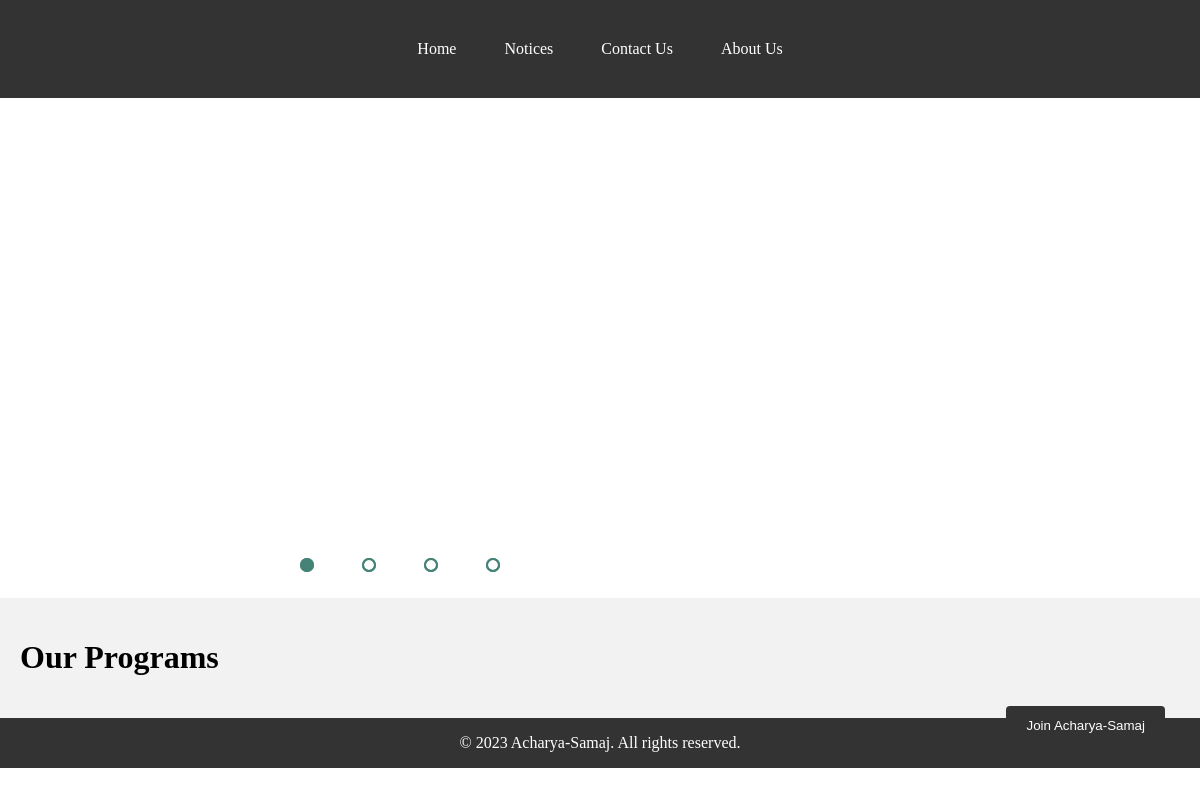
Before: /homepage/ with the older database file.
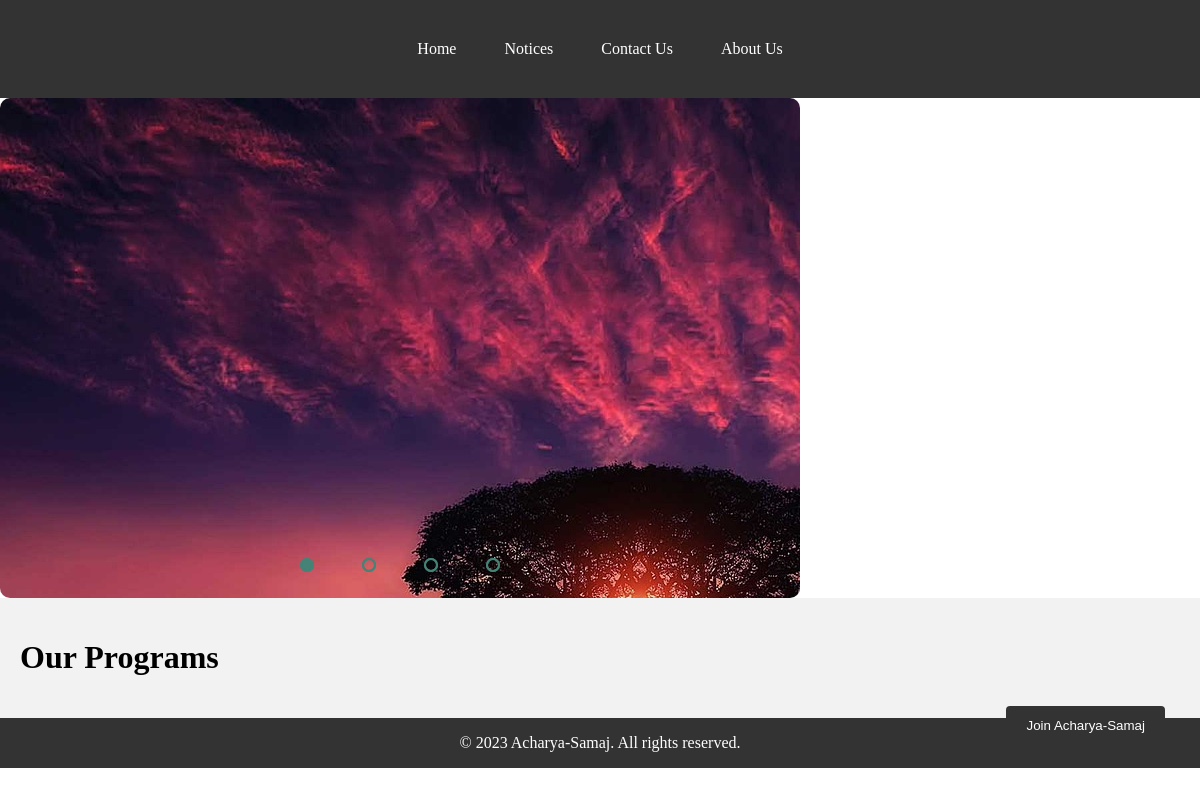
After: the same page with the newer database file.
### homepage/models.py (models this page shows, shortened)
class Slider(models.Model):
    title= models.CharField(max_length=200, blank=True)
    description= tinymce_model.HTMLField(blank=True)
    images= models.ImageField(upload_to='slider/images/%d', blank=False)

### homepage/views.py (the view)
# urls.py: path('', views.index, name="index"),
def index(request):
    return render(request, 'homepage/home.html',{
        "slides": Slider.objects.all(),
        "notices": Notice.objects.all(),
        "programs": Program.objects.all()
    })

### homepage/templates/homepage/home.html (shortened to what this page needs)
{% load i18n %}
<!DOCTYPE html>
<html>
<head>
</head>
<body>
    <nav>
        <a href="{% url 'index' %}">{% trans 'Home' %}</a>
        <a href="{% url 'notice' %}">{% trans 'Notices' %}</a>
        <a href="{% url 'contact' %}">{% trans 'Contact Us' %}</a>
        <a href="{% url 'about' %}">{% trans 'About Us' %}</a>
    </nav>
    <div class="slider">
        <div class="slides">
            {% for slide in slides %}
            <div class="slide first">
                <img src="{{ slide.images.url }}" alt="image">
            </div>
            {% endfor %}
            <div class="navigation-auto">
                <div class="auto-btn1"></div>
                <div class="auto-btn2"></div>
                <div class="auto-btn3"></div>
                <div class="auto-btn4"></div>
            </div>
        </div>
        <div class="navigation-manual">
            <label for="radio1" class="manual-btn"></label>
            <label for="radio2" class="manual-btn"></label>
            <label for="radio3" class="manual-btn"></label>
            <label for="radio4" class="manual-btn"></label>
        </div>
    </div>
    <div class="programs">
        <h1>Our Programs</h1>
    </div>
    <button class="join-button" onclick="document.getElementById('membership-form').style.display='block'">
        Join Acharya-Samaj
    </button>
    <footer>
        &copy; 2023 Acharya-Samaj. All rights reserved.
    </footer>
</body>
</html>

### homepage/templates/homepage/home.html (style rules this page uses)
body { margin: 0; padding: 0; }
nav { background-color: #333; overflow: hidden; justify-content: center; display: flex; padding: 20px; top: 0; position: sticky; z-index: 100; }
nav a { float: left; color: white; text-align: center; padding: 20px 24px; text-decoration: none; }
.slider { width: 800px; height: 500px; border-radius: 10px; overflow: hidden; }
.slides { width: 500%; height: 500px; display: flex; }
.slide { width: 20%; transition: 2s; }
.navigation-manual { position: absolute; width: 800px; margin-top: -40px; display: flex; justify-content: center; }
.manual-btn { border: 2px solid #458377; padding: 5px; border-radius: 10px; cursor: pointer; transition: 1s; }
.manual-btn:not(:last-child) { margin-right: 48px; }
#radio1:checked ~ .first { margin-left: 0; }
.navigation-auto { position: absolute; display: flex; justify-content: center; width: 800px; margin-top: 460px; }
.navigation-auto div { border: 2px solid #458377; padding: 5px; border-radius: 10px; transition: 1s; }
.navigation-auto div:not(:last-child) { margin-right: 48px; }
#radio1:checked ~ .navigation-auto .auto-btn1 { background: #458377; }
.programs { padding: 20px; background-color: #f2f2f2; }
.join-button { position: fixed; bottom: 55px; right: 35px; background-color: #333; color: white; padding: 12px 20px; border: none; border-radius: 4px; cursor: pointer; }
button { background-color: #333; color: white; padding: 12px 20px; border: none; border-radius: 4px; cursor: pointer; }
footer { background-color: #333; color: white; text-align: center; padding: 16px; }

Changed rows visible on the page:
added Slider: images (picture)
